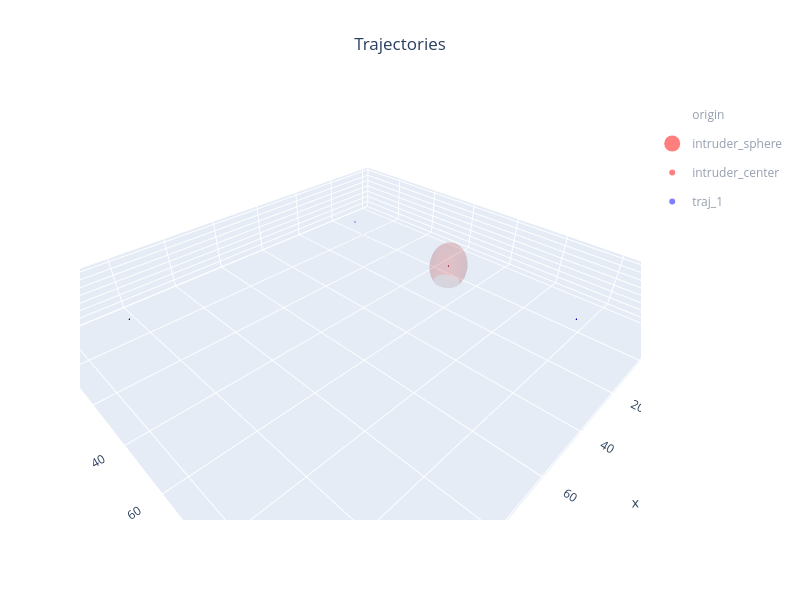

The notebook cell saved with this chart:
### Markdown cell above
## Simulator

### Code cell
simulator = Simulator(
	visualizer=gaz,
	terminals=['gcs', 'adsb_socat', 'adsb_injector'],
	verbose=1,
)

simulator.add_vehicle(veh)

simulator.show()

### Figure 1 — Plotly figure (JSON) as saved in the notebook; plotly's stock layout.template omitted (floating-point values rounded to 4 significant figures; data arrays with more than 128 entries replaced by an {"elided": "..."} marker saying what was removed)
{"data": [{"color": "white", "flatshading": false, "i": {"elided": "468 int values"}, "j": {"elided": "468 int values"}, "k": {"elided": "468 int values"}, "legendgroup": "origin", "lighting": {"ambient": 0.35, "diffuse": 0.8, "roughness": 0.9, "specular": 0.2}, "lightposition": {"x": 200, "y": 200, "z": 100}, "name": "origin", "opacity": 0.95, "showlegend": false, "type": "mesh3d", "x": {"elided": "252 float values"}, "y": {"elided": "252 float values"}, "z": {"elided": "252 float values"}}, {"color": "red", "flatshading": false, "i": {"elided": "1344 int values"}, "j": {"elided": "1344 int values"}, "k": {"elided": "1344 int values"}, "legendgroup": "intruder_sphere", "lighting": {"ambient": 0.35, "diffuse": 0.8, "roughness": 0.9, "specular": 0.2}, "lightposition": {"x": 200, "y": 200, "z": 100}, "name": "intruder_sphere", "opacity": 0.1, "showlegend": false, "type": "mesh3d", "x": {"elided": "704 float values"}, "y": {"elided": "704 float values"}, "z": {"elided": "704 float values"}}, {"color": "red", "flatshading": false, "i": {"elided": "468 int values"}, "j": {"elided": "468 int values"}, "k": {"elided": "468 int values"}, "legendgroup": "intruder_center", "lighting": {"ambient": 0.35, "diffuse": 0.8, "roughness": 0.9, "specular": 0.2}, "lightposition": {"x": 200, "y": 200, "z": 100}, "name": "intruder_center", "opacity": 0.95, "showlegend": false, "type": "mesh3d", "x": {"elided": "252 float values"}, "y": {"elided": "252 float values"}, "z": {"elided": "252 float values"}}, {"color": "blue", "flatshading": false, "i": {"elided": "468 int values"}, "j": {"elided": "468 int values"}, "k": {"elided": "468 int values"}, "legendgroup": "traj_1", "lighting": {"ambient": 0.35, "diffuse": 0.8, "roughness": 0.9, "specular": 0.2}, "lightposition": {"x": 200, "y": 200, "z": 100}, "name": "traj_1", "opacity": 0.95, "showlegend": false, "type": "mesh3d", "x": {"elided": "252 float values"}, "y": {"elided": "252 float values"}, "z": {"elided": "252 float values"}}, {"color": "blue", "flatshading": false, "i": {"elided": "468 int values"}, "j": {"elided": "468 int values"}, "k": {"elided": "468 int values"}, "legendgroup": "traj_1", "lighting": {"ambient": 0.35, "diffuse": 0.8, "roughness": 0.9, "specular": 0.2}, "lightposition": {"x": 200, "y": 200, "z": 100}, "name": "traj_1", "opacity": 0.95, "showlegend": false, "type": "mesh3d", "x": {"elided": "252 float values"}, "y": {"elided": "252 float values"}, "z": {"elided": "252 float values"}}, {"color": "blue", "flatshading": false, "i": {"elided": "468 int values"}, "j": {"elided": "468 int values"}, "k": {"elided": "468 int values"}, "legendgroup": "traj_1", "lighting": {"ambient": 0.35, "diffuse": 0.8, "roughness": 0.9, "specular": 0.2}, "lightposition": {"x": 200, "y": 200, "z": 100}, "name": "traj_1", "opacity": 0.95, "showlegend": false, "type": "mesh3d", "x": {"elided": "252 float values"}, "y": {"elided": "252 float values"}, "z": {"elided": "252 float values"}}, {"color": "blue", "flatshading": false, "i": {"elided": "468 int values"}, "j": {"elided": "468 int values"}, "k": {"elided": "468 int values"}, "legendgroup": "traj_1", "lighting": {"ambient": 0.35, "diffuse": 0.8, "roughness": 0.9, "specular": 0.2}, "lightposition": {"x": 200, "y": 200, "z": 100}, "name": "traj_1", "opacity": 0.95, "showlegend": false, "type": "mesh3d", "x": {"elided": "252 float values"}, "y": {"elided": "252 float values"}, "z": {"elided": "252 float values"}}, {"color": "blue", "flatshading": false, "i": {"elided": "468 int values"}, "j": {"elided": "468 int values"}, "k": {"elided": "468 int values"}, "legendgroup": "traj_1", "lighting": {"ambient": 0.35, "diffuse": 0.8, "roughness": 0.9, "specular": 0.2}, "lightposition": {"x": 200, "y": 200, "z": 100}, "name": "traj_1", "opacity": 0.95, "showlegend": false, "type": "mesh3d", "x": {"elided": "252 float values"}, "y": {"elided": "252 float values"}, "z": {"elided": "252 float values"}}, {"color": "blue", "flatshading": false, "i": {"elided": "468 int values"}, "j": {"elided": "468 int values"}, "k": {"elided": "468 int values"}, "legendgroup": "traj_1", "lighting": {"ambient": 0.35, "diffuse": 0.8, "roughness": 0.9, "specular": 0.2}, "lightposition": {"x": 200, "y": 200, "z": 100}, "name": "traj_1", "opacity": 0.95, "showlegend": false, "type": "mesh3d", "x": {"elided": "252 float values"}, "y": {"elided": "252 float values"}, "z": {"elided": "252 float values"}}, {"color": "blue", "flatshading": false, "i": {"elided": "468 int values"}, "j": {"elided": "468 int values"}, "k": {"elided": "468 int values"}, "legendgroup": "traj_1", "lighting": {"ambient": 0.35, "diffuse": 0.8, "roughness": 0.9, "specular": 0.2}, "lightposition": {"x": 200, "y": 200, "z": 100}, "name": "traj_1", "opacity": 0.95, "showlegend": false, "type": "mesh3d", "x": {"elided": "252 float values"}, "y": {"elided": "252 float values"}, "z": {"elided": "252 float values"}}, {"color": "blue", "flatshading": false, "i": {"elided": "468 int values"}, "j": {"elided": "468 int values"}, "k": {"elided": "468 int values"}, "legendgroup": "traj_1", "lighting": {"ambient": 0.35, "diffuse": 0.8, "roughness": 0.9, "specular": 0.2}, "lightposition": {"x": 200, "y": 200, "z": 100}, "name": "traj_1", "opacity": 0.95, "showlegend": false, "type": "mesh3d", "x": {"elided": "252 float values"}, "y": {"elided": "252 float values"}, "z": {"elided": "252 float values"}}, {"color": "blue", "flatshading": false, "i": {"elided": "468 int values"}, "j": {"elided": "468 int values"}, "k": {"elided": "468 int values"}, "legendgroup": "traj_1", "lighting": {"ambient": 0.35, "diffuse": 0.8, "roughness": 0.9, "specular": 0.2}, "lightposition": {"x": 200, "y": 200, "z": 100}, "name": "traj_1", "opacity": 0.95, "showlegend": false, "type": "mesh3d", "x": {"elided": "252 float values"}, "y": {"elided": "252 float values"}, "z": {"elided": "252 float values"}}, {"color": "blue", "flatshading": false, "i": {"elided": "468 int values"}, "j": {"elided": "468 int values"}, "k": {"elided": "468 int values"}, "legendgroup": "traj_1", "lighting": {"ambient": 0.35, "diffuse": 0.8, "roughness": 0.9, "specular": 0.2}, "lightposition": {"x": 200, "y": 200, "z": 100}, "name": "traj_1", "opacity": 0.95, "showlegend": false, "type": "mesh3d", "x": {"elided": "252 float values"}, "y": {"elided": "252 float values"}, "z": {"elided": "252 float values"}}, {"color": "blue", "flatshading": false, "i": {"elided": "468 int values"}, "j": {"elided": "468 int values"}, "k": {"elided": "468 int values"}, "legendgroup": "traj_1", "lighting": {"ambient": 0.35, "diffuse": 0.8, "roughness": 0.9, "specular": 0.2}, "lightposition": {"x": 200, "y": 200, "z": 100}, "name": "traj_1", "opacity": 0.95, "showlegend": false, "type": "mesh3d", "x": {"elided": "252 float values"}, "y": {"elided": "252 float values"}, "z": {"elided": "252 float values"}}, {"color": "blue", "flatshading": false, "i": {"elided": "468 int values"}, "j": {"elided": "468 int values"}, "k": {"elided": "468 int values"}, "legendgroup": "traj_1", "lighting": {"ambient": 0.35, "diffuse": 0.8, "roughness": 0.9, "specular": 0.2}, "lightposition": {"x": 200, "y": 200, "z": 100}, "name": "traj_1", "opacity": 0.95, "showlegend": false, "type": "mesh3d", "x": {"elided": "252 float values"}, "y": {"elided": "252 float values"}, "z": {"elided": "252 float values"}}, {"color": "blue", "flatshading": false, "i": {"elided": "468 int values"}, "j": {"elided": "468 int values"}, "k": {"elided": "468 int values"}, "legendgroup": "traj_1", "lighting": {"ambient": 0.35, "diffuse": 0.8, "roughness": 0.9, "specular": 0.2}, "lightposition": {"x": 200, "y": 200, "z": 100}, "name": "traj_1", "opacity": 0.95, "showlegend": false, "type": "mesh3d", "x": {"elided": "252 float values"}, "y": {"elided": "252 float values"}, "z": {"elided": "252 float values"}}, {"color": "blue", "flatshading": false, "i": {"elided": "468 int values"}, "j": {"elided": "468 int values"}, "k": {"elided": "468 int values"}, "legendgroup": "traj_1", "lighting": {"ambient": 0.35, "diffuse": 0.8, "roughness": 0.9, "specular": 0.2}, "lightposition": {"x": 200, "y": 200, "z": 100}, "name": "traj_1", "opacity": 0.95, "showlegend": false, "type": "mesh3d", "x": {"elided": "252 float values"}, "y": {"elided": "252 float values"}, "z": {"elided": "252 float values"}}, {"color": "blue", "flatshading": false, "i": {"elided": "468 int values"}, "j": {"elided": "468 int values"}, "k": {"elided": "468 int values"}, "legendgroup": "traj_1", "lighting": {"ambient": 0.35, "diffuse": 0.8, "roughness": 0.9, "specular": 0.2}, "lightposition": {"x": 200, "y": 200, "z": 100}, "name": "traj_1", "opacity": 0.95, "showlegend": false, "type": "mesh3d", "x": {"elided": "252 float values"}, "y": {"elided": "252 float values"}, "z": {"elided": "252 float values"}}, {"hoverinfo": "skip", "legendgroup": "origin", "marker": {"color": "white", "opacity": 1, "size": 6, "symbol": "circle"}, "mode": "markers", "name": "origin", "showlegend": true, "type": "scatter3d", "visible": "legendonly", "x": [0], "y": [0], "z": [0]}, {"hoverinfo": "skip", "legendgroup": "intruder_sphere", "marker": {"color": "red", "opacity": 1, "size": 18, "symbol": "circle"}, "mode": "markers", "name": "intruder_sphere", "showlegend": true, "type": "scatter3d", "visible": "legendonly", "x": [0], "y": [0], "z": [0]}, {"hoverinfo": "skip", "legendgroup": "intruder_center", "marker": {"color": "red", "opacity": 1, "size": 6, "symbol": "circle"}, "mode": "markers", "name": "intruder_center", "showlegend": true, "type": "scatter3d", "visible": "legendonly", "x": [0], "y": [0], "z": [0]}, {"hoverinfo": "skip", "legendgroup": "traj_1", "marker": {"color": "blue", "opacity": 1, "size": 6, "symbol": "circle"}, "mode": "markers", "name": "traj_1", "showlegend": true, "type": "scatter3d", "visible": "legendonly", "x": [0], "y": [0], "z": [0]}], "layout": {"height": 600, "legend": {"groupclick": "togglegroup"}, "scene": {"aspectmode": "data", "xaxis": {"range": [-23.44, 126.6], "title": {"text": "x"}}, "yaxis": {"range": [-20.28, 120.3], "title": {"text": "y"}}, "zaxis": {"range": [0, 14.8], "title": {"text": "z"}}}, "showlegend": true, "title": {"text": "Trajectories", "x": 0.5, "xanchor": "center"}, "width": 800}}
